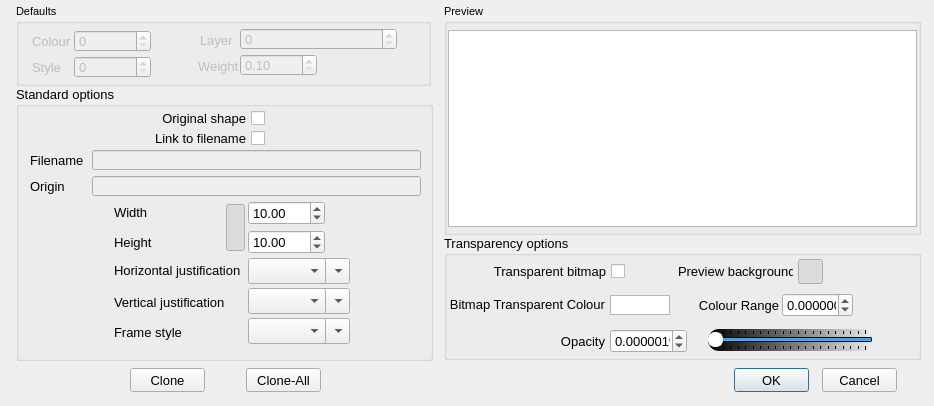
<?xml version="1.0" encoding="UTF-8"?>
<ui version="4.0">
 <class>Bitmap_Dialog</class>
 <widget class="QDialog" name="Bitmap_Dialog">
  <property name="geometry">
   <rect>
    <x>0</x>
    <y>0</y>
    <width>934</width>
    <height>406</height>
   </rect>
  </property>
  <property name="minimumSize">
   <size>
    <width>934</width>
    <height>406</height>
   </size>
  </property>
  <property name="maximumSize">
   <size>
    <width>934</width>
    <height>406</height>
   </size>
  </property>
  <property name="font">
   <font>
    <pointsize>8</pointsize>
   </font>
  </property>
  <property name="windowTitle">
   <string>Bitmap options</string>
  </property>
  <widget class="QGroupBox" name="groupBox">
   <property name="geometry">
    <rect>
     <x>16</x>
     <y>86</y>
     <width>417</width>
     <height>275</height>
    </rect>
   </property>
   <property name="font">
    <font>
     <pointsize>10</pointsize>
    </font>
   </property>
   <property name="title">
    <string>Standard options</string>
   </property>
   <widget class="QCheckBox" name="_104">
    <property name="geometry">
     <rect>
      <x>98</x>
      <y>22</y>
      <width>151</width>
      <height>20</height>
     </rect>
    </property>
    <property name="font">
     <font>
      <pointsize>10</pointsize>
     </font>
    </property>
    <property name="layoutDirection">
     <enum>Qt::RightToLeft</enum>
    </property>
    <property name="text">
     <string>Original shape</string>
    </property>
   </widget>
   <widget class="QCheckBox" name="_105">
    <property name="geometry">
     <rect>
      <x>98</x>
      <y>42</y>
      <width>151</width>
      <height>20</height>
     </rect>
    </property>
    <property name="font">
     <font>
      <pointsize>10</pointsize>
     </font>
    </property>
    <property name="layoutDirection">
     <enum>Qt::RightToLeft</enum>
    </property>
    <property name="text">
     <string>Link to filename</string>
    </property>
   </widget>
   <widget class="QLabel" name="label_22">
    <property name="geometry">
     <rect>
      <x>98</x>
      <y>116</y>
      <width>105</width>
      <height>20</height>
     </rect>
    </property>
    <property name="font">
     <font>
      <pointsize>10</pointsize>
     </font>
    </property>
    <property name="text">
     <string>Width</string>
    </property>
    <property name="alignment">
     <set>Qt::AlignLeading|Qt::AlignLeft|Qt::AlignVCenter</set>
    </property>
   </widget>
   <widget class="QLabel" name="label_23">
    <property name="geometry">
     <rect>
      <x>98</x>
      <y>146</y>
      <width>105</width>
      <height>20</height>
     </rect>
    </property>
    <property name="font">
     <font>
      <pointsize>10</pointsize>
     </font>
    </property>
    <property name="text">
     <string>Height</string>
    </property>
    <property name="alignment">
     <set>Qt::AlignLeading|Qt::AlignLeft|Qt::AlignVCenter</set>
    </property>
   </widget>
   <widget class="QLabel" name="label_29">
    <property name="geometry">
     <rect>
      <x>98</x>
      <y>174</y>
      <width>133</width>
      <height>20</height>
     </rect>
    </property>
    <property name="font">
     <font>
      <pointsize>10</pointsize>
     </font>
    </property>
    <property name="text">
     <string>Horizontal justification</string>
    </property>
    <property name="alignment">
     <set>Qt::AlignLeading|Qt::AlignLeft|Qt::AlignVCenter</set>
    </property>
   </widget>
   <widget class="QLabel" name="label_30">
    <property name="geometry">
     <rect>
      <x>98</x>
      <y>206</y>
      <width>133</width>
      <height>20</height>
     </rect>
    </property>
    <property name="font">
     <font>
      <pointsize>10</pointsize>
     </font>
    </property>
    <property name="text">
     <string>Vertical justification</string>
    </property>
    <property name="alignment">
     <set>Qt::AlignLeading|Qt::AlignLeft|Qt::AlignVCenter</set>
    </property>
   </widget>
   <widget class="QLabel" name="label_31">
    <property name="geometry">
     <rect>
      <x>98</x>
      <y>236</y>
      <width>135</width>
      <height>20</height>
     </rect>
    </property>
    <property name="font">
     <font>
      <pointsize>10</pointsize>
     </font>
    </property>
    <property name="text">
     <string>Frame style</string>
    </property>
    <property name="alignment">
     <set>Qt::AlignLeading|Qt::AlignLeft|Qt::AlignVCenter</set>
    </property>
   </widget>
   <widget class="RCDoubleSpinBox" name="_106">
    <property name="geometry">
     <rect>
      <x>232</x>
      <y>115</y>
      <width>77</width>
      <height>24</height>
     </rect>
    </property>
    <property name="font">
     <font>
      <family>Lucida Grande</family>
      <pointsize>10</pointsize>
     </font>
    </property>
    <property name="specialValueText">
     <string/>
    </property>
    <property name="decimals">
     <number>2</number>
    </property>
    <property name="minimum">
     <double>0.000000000000000</double>
    </property>
    <property name="maximum">
     <double>100000000.000000000000000</double>
    </property>
    <property name="value">
     <double>10.000000000000000</double>
    </property>
   </widget>
   <widget class="RCDoubleSpinBox" name="_107">
    <property name="geometry">
     <rect>
      <x>232</x>
      <y>144</y>
      <width>77</width>
      <height>24</height>
     </rect>
    </property>
    <property name="font">
     <font>
      <family>Lucida Grande</family>
      <pointsize>10</pointsize>
     </font>
    </property>
    <property name="decimals">
     <number>2</number>
    </property>
    <property name="minimum">
     <double>0.000000000000000</double>
    </property>
    <property name="maximum">
     <double>100000000.000000000000000</double>
    </property>
    <property name="value">
     <double>10.000000000000000</double>
    </property>
   </widget>
   <widget class="QComboBox" name="_108">
    <property name="geometry">
     <rect>
      <x>232</x>
      <y>172</y>
      <width>78</width>
      <height>26</height>
     </rect>
    </property>
   </widget>
   <widget class="QComboBox" name="_110">
    <property name="geometry">
     <rect>
      <x>232</x>
      <y>232</y>
      <width>78</width>
      <height>26</height>
     </rect>
    </property>
   </widget>
   <widget class="QComboBox" name="_109">
    <property name="geometry">
     <rect>
      <x>232</x>
      <y>202</y>
      <width>78</width>
      <height>26</height>
     </rect>
    </property>
   </widget>
   <widget class="QLineEdit" name="_200">
    <property name="enabled">
     <bool>false</bool>
    </property>
    <property name="geometry">
     <rect>
      <x>76</x>
      <y>64</y>
      <width>329</width>
      <height>20</height>
     </rect>
    </property>
    <property name="readOnly">
     <bool>true</bool>
    </property>
   </widget>
   <widget class="QLineEdit" name="_201">
    <property name="enabled">
     <bool>false</bool>
    </property>
    <property name="geometry">
     <rect>
      <x>76</x>
      <y>90</y>
      <width>329</width>
      <height>20</height>
     </rect>
    </property>
    <property name="readOnly">
     <bool>true</bool>
    </property>
   </widget>
   <widget class="QLabel" name="label_200">
    <property name="enabled">
     <bool>true</bool>
    </property>
    <property name="geometry">
     <rect>
      <x>14</x>
      <y>64</y>
      <width>53</width>
      <height>20</height>
     </rect>
    </property>
    <property name="font">
     <font>
      <pointsize>10</pointsize>
     </font>
    </property>
    <property name="text">
     <string>Filename</string>
    </property>
    <property name="alignment">
     <set>Qt::AlignLeading|Qt::AlignLeft|Qt::AlignVCenter</set>
    </property>
   </widget>
   <widget class="QLabel" name="label_201">
    <property name="enabled">
     <bool>true</bool>
    </property>
    <property name="geometry">
     <rect>
      <x>14</x>
      <y>90</y>
      <width>53</width>
      <height>20</height>
     </rect>
    </property>
    <property name="font">
     <font>
      <pointsize>10</pointsize>
     </font>
    </property>
    <property name="text">
     <string>Origin</string>
    </property>
    <property name="alignment">
     <set>Qt::AlignLeading|Qt::AlignLeft|Qt::AlignVCenter</set>
    </property>
   </widget>
   <widget class="QComboBox" name="_1008">
    <property name="geometry">
     <rect>
      <x>256</x>
      <y>172</y>
      <width>78</width>
      <height>26</height>
     </rect>
    </property>
   </widget>
   <widget class="QComboBox" name="_1009">
    <property name="geometry">
     <rect>
      <x>256</x>
      <y>202</y>
      <width>78</width>
      <height>26</height>
     </rect>
    </property>
   </widget>
   <widget class="QComboBox" name="_1010">
    <property name="geometry">
     <rect>
      <x>256</x>
      <y>232</y>
      <width>78</width>
      <height>26</height>
     </rect>
    </property>
   </widget>
   <widget class="QPushButton" name="_1014">
    <property name="geometry">
     <rect>
      <x>210</x>
      <y>118</y>
      <width>19</width>
      <height>47</height>
     </rect>
    </property>
    <property name="mouseTracking">
     <bool>false</bool>
    </property>
    <property name="toolTip">
     <string>Link/Unlink</string>
    </property>
    <property name="text">
     <string/>
    </property>
    <property name="icon">
     <iconset resource="../RealCAD.qrc">
      <normaloff>:/images/UnLinkIcon.png</normaloff>
      <normalon>:/images/LinkIcon.png</normalon>
      <disabledoff>:/images/UnLinkIcon.png</disabledoff>:/images/UnLinkIcon.png</iconset>
    </property>
    <property name="iconSize">
     <size>
      <width>20</width>
      <height>30</height>
     </size>
    </property>
    <property name="checkable">
     <bool>true</bool>
    </property>
    <property name="checked">
     <bool>true</bool>
    </property>
    <property name="autoDefault">
     <bool>false</bool>
    </property>
    <property name="flat">
     <bool>true</bool>
    </property>
   </widget>
   <zorder>_1010</zorder>
   <zorder>_1009</zorder>
   <zorder>_1008</zorder>
   <zorder>_104</zorder>
   <zorder>_105</zorder>
   <zorder>label_22</zorder>
   <zorder>label_23</zorder>
   <zorder>label_29</zorder>
   <zorder>label_30</zorder>
   <zorder>label_31</zorder>
   <zorder>_106</zorder>
   <zorder>_107</zorder>
   <zorder>_108</zorder>
   <zorder>_110</zorder>
   <zorder>_109</zorder>
   <zorder>_200</zorder>
   <zorder>_201</zorder>
   <zorder>label_200</zorder>
   <zorder>label_201</zorder>
   <zorder>_1014</zorder>
  </widget>
  <widget class="QGroupBox" name="groupBox_4">
   <property name="geometry">
    <rect>
     <x>444</x>
     <y>235</y>
     <width>477</width>
     <height>125</height>
    </rect>
   </property>
   <property name="font">
    <font>
     <pointsize>10</pointsize>
    </font>
   </property>
   <property name="title">
    <string>Transparency options</string>
   </property>
   <widget class="QCheckBox" name="_111">
    <property name="geometry">
     <rect>
      <x>14</x>
      <y>26</y>
      <width>167</width>
      <height>20</height>
     </rect>
    </property>
    <property name="font">
     <font>
      <pointsize>10</pointsize>
     </font>
    </property>
    <property name="layoutDirection">
     <enum>Qt::RightToLeft</enum>
    </property>
    <property name="text">
     <string>Transparent bitmap</string>
    </property>
   </widget>
   <widget class="QLabel" name="label_36">
    <property name="geometry">
     <rect>
      <x>108</x>
      <y>96</y>
      <width>53</width>
      <height>21</height>
     </rect>
    </property>
    <property name="font">
     <font>
      <pointsize>10</pointsize>
     </font>
    </property>
    <property name="text">
     <string>Opacity</string>
    </property>
    <property name="alignment">
     <set>Qt::AlignRight|Qt::AlignTrailing|Qt::AlignVCenter</set>
    </property>
   </widget>
   <widget class="QDoubleSpinBox" name="_117">
    <property name="geometry">
     <rect>
      <x>166</x>
      <y>94</y>
      <width>77</width>
      <height>24</height>
     </rect>
    </property>
    <property name="font">
     <font>
      <family>Lucida Grande</family>
      <pointsize>10</pointsize>
     </font>
    </property>
    <property name="suffix">
     <string>%</string>
    </property>
    <property name="decimals">
     <number>6</number>
    </property>
    <property name="minimum">
     <double>-0.000001000000000</double>
    </property>
    <property name="maximum">
     <double>100.000000000000000</double>
    </property>
    <property name="singleStep">
     <double>1.000000000000000</double>
    </property>
    <property name="value">
     <double>0.000001000000000</double>
    </property>
   </widget>
   <widget class="QPushButton" name="_1006">
    <property name="enabled">
     <bool>true</bool>
    </property>
    <property name="geometry">
     <rect>
      <x>414</x>
      <y>58</y>
      <width>24</width>
      <height>24</height>
     </rect>
    </property>
    <property name="mouseTracking">
     <bool>false</bool>
    </property>
    <property name="toolTip">
     <string>Select Colour and Range</string>
    </property>
    <property name="text">
     <string notr="true"/>
    </property>
    <property name="icon">
     <iconset resource="../RealCAD.qrc">
      <normaloff>:/images/PROPERTIES-clone-properties.svg</normaloff>:/images/PROPERTIES-clone-properties.svg</iconset>
    </property>
    <property name="iconSize">
     <size>
      <width>20</width>
      <height>20</height>
     </size>
    </property>
    <property name="autoDefault">
     <bool>false</bool>
    </property>
    <property name="flat">
     <bool>true</bool>
    </property>
   </widget>
   <widget class="QLabel" name="label_27">
    <property name="geometry">
     <rect>
      <x>2</x>
      <y>59</y>
      <width>159</width>
      <height>20</height>
     </rect>
    </property>
    <property name="font">
     <font>
      <pointsize>10</pointsize>
     </font>
    </property>
    <property name="text">
     <string>Bitmap Transparent Colour</string>
    </property>
    <property name="alignment">
     <set>Qt::AlignRight|Qt::AlignTrailing|Qt::AlignVCenter</set>
    </property>
   </widget>
   <widget class="QLabel" name="label_28">
    <property name="geometry">
     <rect>
      <x>254</x>
      <y>60</y>
      <width>81</width>
      <height>20</height>
     </rect>
    </property>
    <property name="font">
     <font>
      <pointsize>10</pointsize>
     </font>
    </property>
    <property name="text">
     <string>Colour Range</string>
    </property>
    <property name="alignment">
     <set>Qt::AlignRight|Qt::AlignTrailing|Qt::AlignVCenter</set>
    </property>
   </widget>
   <widget class="QGraphicsView" name="_205">
    <property name="geometry">
     <rect>
      <x>166</x>
      <y>60</y>
      <width>60</width>
      <height>20</height>
     </rect>
    </property>
    <property name="verticalScrollBarPolicy">
     <enum>Qt::ScrollBarAlwaysOff</enum>
    </property>
    <property name="horizontalScrollBarPolicy">
     <enum>Qt::ScrollBarAlwaysOff</enum>
    </property>
    <property name="sceneRect">
     <rectf>
      <x>0.000000000000000</x>
      <y>0.000000000000000</y>
      <width>55.000000000000000</width>
      <height>20.000000000000000</height>
     </rectf>
    </property>
    <property name="transformationAnchor">
     <enum>QGraphicsView::AnchorViewCenter</enum>
    </property>
    <property name="viewportUpdateMode">
     <enum>QGraphicsView::FullViewportUpdate</enum>
    </property>
   </widget>
   <widget class="QPushButton" name="_1007">
    <property name="geometry">
     <rect>
      <x>228</x>
      <y>59</y>
      <width>24</width>
      <height>24</height>
     </rect>
    </property>
    <property name="mouseTracking">
     <bool>false</bool>
    </property>
    <property name="toolTip">
     <string>Select Colour</string>
    </property>
    <property name="text">
     <string/>
    </property>
    <property name="icon">
     <iconset resource="../RealCAD.qrc">
      <normaloff>:/images/PROPERTIES-colours.svg</normaloff>:/images/PROPERTIES-colours.svg</iconset>
    </property>
    <property name="iconSize">
     <size>
      <width>20</width>
      <height>20</height>
     </size>
    </property>
    <property name="autoDefault">
     <bool>false</bool>
    </property>
    <property name="flat">
     <bool>true</bool>
    </property>
   </widget>
   <widget class="QDoubleSpinBox" name="_126">
    <property name="geometry">
     <rect>
      <x>338</x>
      <y>58</y>
      <width>71</width>
      <height>24</height>
     </rect>
    </property>
    <property name="keyboardTracking">
     <bool>false</bool>
    </property>
    <property name="decimals">
     <number>6</number>
    </property>
    <property name="minimum">
     <double>-0.000001000000000</double>
    </property>
    <property name="maximum">
     <double>1.000000000000000</double>
    </property>
    <property name="singleStep">
     <double>0.100000000000000</double>
    </property>
    <property name="value">
     <double>0.000000000000000</double>
    </property>
   </widget>
   <widget class="QSlider" name="_303">
    <property name="geometry">
     <rect>
      <x>264</x>
      <y>94</y>
      <width>165</width>
      <height>22</height>
     </rect>
    </property>
    <property name="styleSheet">
     <string notr="true">QSlider{
background-color: qlineargradient(spread:pad, x1:0, y1:0, x2:1, y2:0, stop:0 rgba(0, 0, 0, 255), stop:1 rgba(255, 255, 255, 0));
border-radius: 11px; 
}
QSlider::handle {
      background-color: white;
      border: 2px solid white;
      border-radius: 7px; 
}
QSlider::handle:disabled{
      background-color: lightgrey;
      border: 2px solid lightgrey;
      border-radius: 7px; 
}
QSlider:disabled{
background-color: qlineargradient(spread:pad, x1:0, y1:0, x2:1, y2:0, stop:0 rgba(0, 0, 0, 100), stop:1 rgba(100, 100, 100, 0));
}
QSlider::add-page:disabled {
      background: lightgrey;
}
QSlider::sub-page:disabled {
      background: lightgrey;
}</string>
    </property>
    <property name="minimum">
     <number>0</number>
    </property>
    <property name="maximum">
     <number>100</number>
    </property>
    <property name="singleStep">
     <number>5</number>
    </property>
    <property name="sliderPosition">
     <number>100</number>
    </property>
    <property name="orientation">
     <enum>Qt::Horizontal</enum>
    </property>
    <property name="invertedAppearance">
     <bool>true</bool>
    </property>
    <property name="invertedControls">
     <bool>true</bool>
    </property>
    <property name="tickPosition">
     <enum>QSlider::TicksBothSides</enum>
    </property>
    <property name="tickInterval">
     <number>5</number>
    </property>
   </widget>
   <widget class="QPushButton" name="_1011">
    <property name="geometry">
     <rect>
      <x>354</x>
      <y>24</y>
      <width>25</width>
      <height>25</height>
     </rect>
    </property>
    <property name="minimumSize">
     <size>
      <width>25</width>
      <height>25</height>
     </size>
    </property>
    <property name="maximumSize">
     <size>
      <width>25</width>
      <height>25</height>
     </size>
    </property>
    <property name="baseSize">
     <size>
      <width>20</width>
      <height>20</height>
     </size>
    </property>
    <property name="font">
     <font>
      <family>Lucida Grande</family>
      <pointsize>10</pointsize>
     </font>
    </property>
    <property name="toolTip">
     <string>Change preview background</string>
    </property>
    <property name="text">
     <string notr="true"/>
    </property>
    <property name="icon">
     <iconset resource="../RealCAD.qrc">
      <normaloff>:/images/TranspBack1-off.png</normaloff>
      <normalon>:/images/TranspBack1.png</normalon>:/images/TranspBack1-off.png</iconset>
    </property>
    <property name="iconSize">
     <size>
      <width>21</width>
      <height>21</height>
     </size>
    </property>
    <property name="checkable">
     <bool>true</bool>
    </property>
    <property name="checked">
     <bool>true</bool>
    </property>
    <property name="autoExclusive">
     <bool>true</bool>
    </property>
    <property name="autoDefault">
     <bool>false</bool>
    </property>
    <property name="flat">
     <bool>true</bool>
    </property>
   </widget>
   <widget class="QPushButton" name="_1013">
    <property name="geometry">
     <rect>
      <x>412</x>
      <y>24</y>
      <width>25</width>
      <height>25</height>
     </rect>
    </property>
    <property name="minimumSize">
     <size>
      <width>25</width>
      <height>25</height>
     </size>
    </property>
    <property name="maximumSize">
     <size>
      <width>25</width>
      <height>25</height>
     </size>
    </property>
    <property name="baseSize">
     <size>
      <width>20</width>
      <height>20</height>
     </size>
    </property>
    <property name="font">
     <font>
      <family>Lucida Grande</family>
      <pointsize>10</pointsize>
     </font>
    </property>
    <property name="toolTip">
     <string>Change preview background</string>
    </property>
    <property name="text">
     <string notr="true"/>
    </property>
    <property name="icon">
     <iconset resource="../RealCAD.qrc">
      <normaloff>:/images/TranspBack3-off.png</normaloff>
      <normalon>:/images/TranspBack3.png</normalon>:/images/TranspBack3-off.png</iconset>
    </property>
    <property name="iconSize">
     <size>
      <width>21</width>
      <height>21</height>
     </size>
    </property>
    <property name="checkable">
     <bool>true</bool>
    </property>
    <property name="autoExclusive">
     <bool>true</bool>
    </property>
    <property name="autoDefault">
     <bool>false</bool>
    </property>
    <property name="flat">
     <bool>true</bool>
    </property>
   </widget>
   <widget class="QPushButton" name="_1012">
    <property name="geometry">
     <rect>
      <x>384</x>
      <y>24</y>
      <width>25</width>
      <height>25</height>
     </rect>
    </property>
    <property name="minimumSize">
     <size>
      <width>25</width>
      <height>25</height>
     </size>
    </property>
    <property name="maximumSize">
     <size>
      <width>25</width>
      <height>25</height>
     </size>
    </property>
    <property name="baseSize">
     <size>
      <width>20</width>
      <height>20</height>
     </size>
    </property>
    <property name="font">
     <font>
      <family>Lucida Grande</family>
      <pointsize>10</pointsize>
     </font>
    </property>
    <property name="toolTip">
     <string>Change preview background</string>
    </property>
    <property name="text">
     <string notr="true"/>
    </property>
    <property name="icon">
     <iconset resource="../RealCAD.qrc">
      <normaloff>:/images/TranspBack2-off.png</normaloff>
      <normalon>:/images/TranspBack2.png</normalon>:/images/TranspBack2-off.png</iconset>
    </property>
    <property name="iconSize">
     <size>
      <width>21</width>
      <height>21</height>
     </size>
    </property>
    <property name="checkable">
     <bool>true</bool>
    </property>
    <property name="autoExclusive">
     <bool>true</bool>
    </property>
    <property name="autoDefault">
     <bool>false</bool>
    </property>
    <property name="flat">
     <bool>true</bool>
    </property>
   </widget>
   <widget class="QLabel" name="previewback_label">
    <property name="geometry">
     <rect>
      <x>234</x>
      <y>28</y>
      <width>115</width>
      <height>17</height>
     </rect>
    </property>
    <property name="font">
     <font>
      <pointsize>10</pointsize>
     </font>
    </property>
    <property name="text">
     <string>Preview background</string>
    </property>
   </widget>
  </widget>
  <widget class="QPushButton" name="_2">
   <property name="geometry">
    <rect>
     <x>822</x>
     <y>368</y>
     <width>75</width>
     <height>24</height>
    </rect>
   </property>
   <property name="font">
    <font>
     <family>Lucida Grande</family>
     <pointsize>10</pointsize>
    </font>
   </property>
   <property name="text">
    <string>Cancel</string>
   </property>
   <property name="autoDefault">
    <bool>false</bool>
   </property>
  </widget>
  <widget class="QPushButton" name="_1">
   <property name="geometry">
    <rect>
     <x>734</x>
     <y>368</y>
     <width>75</width>
     <height>24</height>
    </rect>
   </property>
   <property name="font">
    <font>
     <family>Lucida Grande</family>
     <pointsize>10</pointsize>
    </font>
   </property>
   <property name="text">
    <string>OK</string>
   </property>
   <property name="autoDefault">
    <bool>false</bool>
   </property>
   <property name="default">
    <bool>true</bool>
   </property>
  </widget>
  <widget class="QGroupBox" name="groupBox_2">
   <property name="geometry">
    <rect>
     <x>16</x>
     <y>4</y>
     <width>415</width>
     <height>82</height>
    </rect>
   </property>
   <property name="title">
    <string>Defaults</string>
   </property>
   <widget class="QPushButton" name="_1002">
    <property name="enabled">
     <bool>false</bool>
    </property>
    <property name="geometry">
     <rect>
      <x>138</x>
      <y>50</y>
      <width>24</width>
      <height>24</height>
     </rect>
    </property>
    <property name="toolTip">
     <string>Select Style</string>
    </property>
    <property name="statusTip">
     <string/>
    </property>
    <property name="text">
     <string/>
    </property>
    <property name="icon">
     <iconset resource="../RealCAD.qrc">
      <normaloff>:/images/PROPERTIES-styles.svg</normaloff>:/images/PROPERTIES-styles.svg</iconset>
    </property>
    <property name="iconSize">
     <size>
      <width>20</width>
      <height>20</height>
     </size>
    </property>
    <property name="autoDefault">
     <bool>false</bool>
    </property>
    <property name="flat">
     <bool>true</bool>
    </property>
   </widget>
   <widget class="QLabel" name="label_103">
    <property name="enabled">
     <bool>false</bool>
    </property>
    <property name="geometry">
     <rect>
      <x>182</x>
      <y>52</y>
      <width>41</width>
      <height>20</height>
     </rect>
    </property>
    <property name="font">
     <font>
      <pointsize>10</pointsize>
     </font>
    </property>
    <property name="text">
     <string>Weight</string>
    </property>
   </widget>
   <widget class="QPushButton" name="_1001">
    <property name="enabled">
     <bool>false</bool>
    </property>
    <property name="geometry">
     <rect>
      <x>382</x>
      <y>24</y>
      <width>24</width>
      <height>24</height>
     </rect>
    </property>
    <property name="toolTip">
     <string>Select Layer</string>
    </property>
    <property name="statusTip">
     <string/>
    </property>
    <property name="text">
     <string/>
    </property>
    <property name="icon">
     <iconset resource="../RealCAD.qrc">
      <normaloff>:/images/PROPERTIES-layers.svg</normaloff>:/images/PROPERTIES-layers.svg</iconset>
    </property>
    <property name="iconSize">
     <size>
      <width>20</width>
      <height>20</height>
     </size>
    </property>
    <property name="flat">
     <bool>true</bool>
    </property>
   </widget>
   <widget class="QSpinBox" name="_102">
    <property name="enabled">
     <bool>false</bool>
    </property>
    <property name="geometry">
     <rect>
      <x>58</x>
      <y>52</y>
      <width>77</width>
      <height>22</height>
     </rect>
    </property>
    <property name="font">
     <font>
      <family>Lucida Grande</family>
      <pointsize>10</pointsize>
     </font>
    </property>
    <property name="maximum">
     <number>255</number>
    </property>
   </widget>
   <widget class="QLabel" name="label_100">
    <property name="enabled">
     <bool>false</bool>
    </property>
    <property name="geometry">
     <rect>
      <x>16</x>
      <y>27</y>
      <width>39</width>
      <height>20</height>
     </rect>
    </property>
    <property name="font">
     <font>
      <pointsize>10</pointsize>
     </font>
    </property>
    <property name="text">
     <string>Colour</string>
    </property>
   </widget>
   <widget class="QLabel" name="label_102">
    <property name="enabled">
     <bool>false</bool>
    </property>
    <property name="geometry">
     <rect>
      <x>16</x>
      <y>53</y>
      <width>41</width>
      <height>20</height>
     </rect>
    </property>
    <property name="font">
     <font>
      <pointsize>10</pointsize>
     </font>
    </property>
    <property name="text">
     <string>Style</string>
    </property>
   </widget>
   <widget class="QPushButton" name="_1000">
    <property name="enabled">
     <bool>false</bool>
    </property>
    <property name="geometry">
     <rect>
      <x>138</x>
      <y>25</y>
      <width>24</width>
      <height>24</height>
     </rect>
    </property>
    <property name="toolTip">
     <string>Select Colour</string>
    </property>
    <property name="text">
     <string/>
    </property>
    <property name="icon">
     <iconset resource="../RealCAD.qrc">
      <normaloff>:/images/PROPERTIES-colours.svg</normaloff>:/images/PROPERTIES-colours.svg</iconset>
    </property>
    <property name="iconSize">
     <size>
      <width>20</width>
      <height>20</height>
     </size>
    </property>
    <property name="autoDefault">
     <bool>false</bool>
    </property>
    <property name="flat">
     <bool>true</bool>
    </property>
   </widget>
   <widget class="QSpinBox" name="_100">
    <property name="enabled">
     <bool>false</bool>
    </property>
    <property name="geometry">
     <rect>
      <x>58</x>
      <y>26</y>
      <width>77</width>
      <height>22</height>
     </rect>
    </property>
    <property name="font">
     <font>
      <family>Lucida Grande</family>
      <pointsize>10</pointsize>
     </font>
    </property>
    <property name="specialValueText">
     <string/>
    </property>
    <property name="maximum">
     <number>255</number>
    </property>
   </widget>
   <widget class="WeightSpinBox" name="_103">
    <property name="enabled">
     <bool>false</bool>
    </property>
    <property name="geometry">
     <rect>
      <x>224</x>
      <y>50</y>
      <width>77</width>
      <height>22</height>
     </rect>
    </property>
    <property name="font">
     <font>
      <family>Lucida Grande</family>
      <pointsize>10</pointsize>
     </font>
    </property>
    <property name="specialValueText">
     <string/>
    </property>
    <property name="minimum">
     <double>0.100000000000000</double>
    </property>
    <property name="maximum">
     <double>3.000000000000000</double>
    </property>
    <property name="singleStep">
     <double>0.100000000000000</double>
    </property>
   </widget>
   <widget class="LayerSpinBox" name="_101">
    <property name="enabled">
     <bool>false</bool>
    </property>
    <property name="geometry">
     <rect>
      <x>224</x>
      <y>24</y>
      <width>157</width>
      <height>22</height>
     </rect>
    </property>
    <property name="font">
     <font>
      <family>Lucida Grande</family>
      <pointsize>10</pointsize>
     </font>
    </property>
    <property name="suffix">
     <string/>
    </property>
    <property name="maximum">
     <number>2049</number>
    </property>
   </widget>
   <widget class="QPushButton" name="_1003">
    <property name="enabled">
     <bool>false</bool>
    </property>
    <property name="geometry">
     <rect>
      <x>304</x>
      <y>50</y>
      <width>24</width>
      <height>24</height>
     </rect>
    </property>
    <property name="toolTip">
     <string>Select Weight</string>
    </property>
    <property name="statusTip">
     <string/>
    </property>
    <property name="text">
     <string/>
    </property>
    <property name="icon">
     <iconset resource="../RealCAD.qrc">
      <normaloff>:/images/PROPERTIES-weights.svg</normaloff>:/images/PROPERTIES-weights.svg</iconset>
    </property>
    <property name="iconSize">
     <size>
      <width>20</width>
      <height>20</height>
     </size>
    </property>
    <property name="flat">
     <bool>true</bool>
    </property>
   </widget>
   <widget class="QLabel" name="label_101">
    <property name="enabled">
     <bool>false</bool>
    </property>
    <property name="geometry">
     <rect>
      <x>184</x>
      <y>26</y>
      <width>37</width>
      <height>20</height>
     </rect>
    </property>
    <property name="font">
     <font>
      <pointsize>10</pointsize>
     </font>
    </property>
    <property name="text">
     <string>Layer</string>
    </property>
   </widget>
  </widget>
  <widget class="QPushButton" name="_119">
   <property name="enabled">
    <bool>true</bool>
   </property>
   <property name="geometry">
    <rect>
     <x>130</x>
     <y>368</y>
     <width>75</width>
     <height>24</height>
    </rect>
   </property>
   <property name="font">
    <font>
     <pointsize>10</pointsize>
    </font>
   </property>
   <property name="text">
    <string>Clone</string>
   </property>
  </widget>
  <widget class="QPushButton" name="_120">
   <property name="enabled">
    <bool>true</bool>
   </property>
   <property name="geometry">
    <rect>
     <x>246</x>
     <y>368</y>
     <width>75</width>
     <height>24</height>
    </rect>
   </property>
   <property name="font">
    <font>
     <pointsize>10</pointsize>
    </font>
   </property>
   <property name="text">
    <string>Clone-All</string>
   </property>
  </widget>
  <widget class="QGroupBox" name="groupBox_3">
   <property name="geometry">
    <rect>
     <x>444</x>
     <y>4</y>
     <width>477</width>
     <height>231</height>
    </rect>
   </property>
   <property name="minimumSize">
    <size>
     <width>459</width>
     <height>0</height>
    </size>
   </property>
   <property name="title">
    <string>Preview</string>
   </property>
   <widget class="QGraphicsView" name="_118">
    <property name="geometry">
     <rect>
      <x>4</x>
      <y>26</y>
      <width>469</width>
      <height>197</height>
     </rect>
    </property>
    <property name="minimumSize">
     <size>
      <width>0</width>
      <height>0</height>
     </size>
    </property>
    <property name="maximumSize">
     <size>
      <width>500</width>
      <height>500</height>
     </size>
    </property>
    <property name="acceptDrops">
     <bool>false</bool>
    </property>
    <property name="frameShape">
     <enum>QFrame::StyledPanel</enum>
    </property>
    <property name="verticalScrollBarPolicy">
     <enum>Qt::ScrollBarAlwaysOff</enum>
    </property>
    <property name="horizontalScrollBarPolicy">
     <enum>Qt::ScrollBarAlwaysOff</enum>
    </property>
    <property name="interactive">
     <bool>false</bool>
    </property>
    <property name="sceneRect">
     <rectf>
      <x>0.000000000000000</x>
      <y>0.000000000000000</y>
      <width>485.000000000000000</width>
      <height>172.000000000000000</height>
     </rectf>
    </property>
    <property name="resizeAnchor">
     <enum>QGraphicsView::AnchorViewCenter</enum>
    </property>
   </widget>
  </widget>
 </widget>
 <customwidgets>
  <customwidget>
   <class>RCDoubleSpinBox</class>
   <extends>QDoubleSpinBox</extends>
   <header>../RealCADQt/source/rcdoublespinbox.h</header>
  </customwidget>
  <customwidget>
   <class>WeightSpinBox</class>
   <extends>QDoubleSpinBox</extends>
   <header>../RealCADQt/source/weightspinbox.h</header>
  </customwidget>
  <customwidget>
   <class>LayerSpinBox</class>
   <extends>QSpinBox</extends>
   <header>../RealCADQt/source/layerspinbox.h</header>
  </customwidget>
 </customwidgets>
 <resources>
  <include location="../RealCAD.qrc"/>
 </resources>
 <connections/>
</ui>
